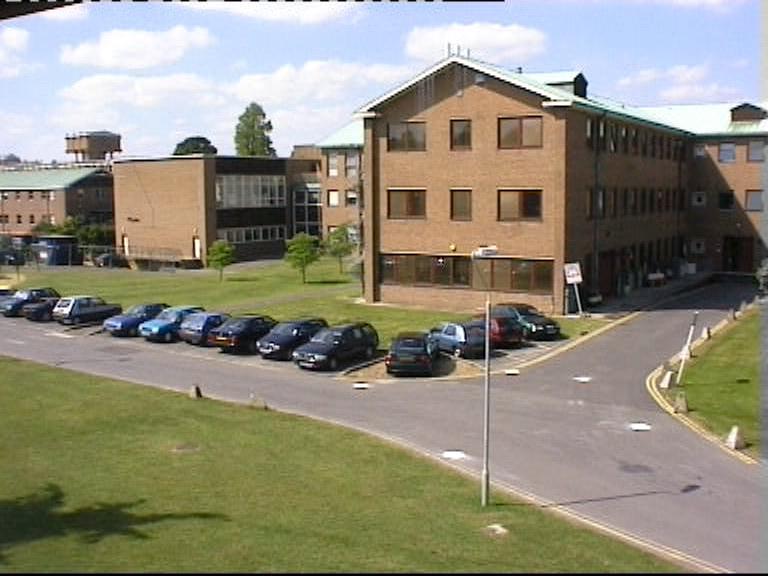
//> input picture envparams/samples/PETs1_samples/00000.jpg, 768 x 576 px; the run also reads 1 picture not shown here
$ ./avgattenmodel ../../envparams/samples/PETs1_samples/00000.jpg ../../envparams/samples/PETs1_samples/00001.jpg ../../envparams/samples/PETs1_samples/00001.jpg   (built with g++ and OpenCV 4, older OpenCV classes emulated)
//> lines starting //> are read from the running program, lines starting //| are printed output that depends on the picture
// ---
// Jay Danner
//
// This program runs evnparameters on foreground objects only.
// NOTE: run with the ../shadowdetection/samples instead!
// ---

#include <iostream>
#include "opencv2/opencv.hpp"
#include "opencv2/highgui/highgui.hpp"
#include "opencv2/nonfree/features2d.hpp"

using namespace std;
using namespace cv;

float frameAvgAttenuation(const cv::Mat& hsvFrame, const cv::Mat& hsvBg, const cv::Mat& fg);
float frameAvgAttenuationAll(const cv::Mat& hsvFrame, const cv::Mat& hsvBg, const cv::Mat& fg);

float frameAvgAttenuationHSV(const cv::Mat& frame, const cv::Mat& bg, const cv::Mat& fg);
float frameAvgAttenuationHSP(const cv::Mat& frame, const cv::Mat& bg, const cv::Mat& fg);
float frameAvgAttenuationHSI(const cv::Mat& frame, const cv::Mat& bg, const cv::Mat& fg);
float frameAvgAttenuationHSL(const cv::Mat& frame, const cv::Mat& bg, const cv::Mat& fg);
float frameAvgAttenuationLuma(const cv::Mat& frame, const cv::Mat& bg, const cv::Mat& fg);
float frameAvgAttenuationW3C(const cv::Mat& frame, const cv::Mat& bg, const cv::Mat& fg);
float frameAvgAttenuationNorm(const cv::Mat& frame, const cv::Mat& bg, const cv::Mat& fg);

float frameAvgAttenuationHSV_RGB(const cv::Mat& frame, const cv::Mat& bg, const cv::Mat& fg);
float frameAvgAttenuationHSP_RGB(const cv::Mat& frame, const cv::Mat& bg, const cv::Mat& fg);
float frameAvgAttenuationHSI_RGB(const cv::Mat& frame, const cv::Mat& bg, const cv::Mat& fg);
float frameAvgAttenuationHSL_RGB(const cv::Mat& frame, const cv::Mat& bg, const cv::Mat& fg);
float frameAvgAttenuationLuma_RGB(const cv::Mat& frame, const cv::Mat& bg, const cv::Mat& fg);
float frameAvgAttenuationW3C_RGB(const cv::Mat& frame, const cv::Mat& bg, const cv::Mat& fg);
float frameAvgAttenuationNorm_RGB(const cv::Mat& frame, const cv::Mat& bg, const cv::Mat& fg);

Scalar frameAvgColorShift(const cv::Mat& frame, const cv::Mat& bg, const cv::Mat& shadows);
float frameAvgRGShift(const cv::Mat& frame, const cv::Mat& bg, const cv::Mat& shadows);

float ratioSIFT(Mat img, float contrastRatio);

int main(int argc, char** argv) {

  if(argc > 3) {
    cout << "\n'Oak's words echoed... there is a time and a place for everything!' Run with $shadowdetection samples!" << endl;
    cout << "\n---" << endl;
    cout << "> Opening image " << argv[1] << "..." << endl;
    cout << "> Opening background " << argv[2] << "..." << endl;
    cout << "> Opening shadows " << argv[3] << "..." << endl;
  } else {
    cout << "Not enough inputs specified: exiting" << endl;
    exit(0);
  }

  Mat img = imread(argv[1], CV_LOAD_IMAGE_COLOR);
//> img is the input picture: 576 rows x 768 cols, CV_8UC3; mean B, G, R 123.2, 139.5, 143.5
  Mat bg = imread(argv[2]);
  Mat shadows = imread(argv[3], CV_LOAD_IMAGE_GRAYSCALE);
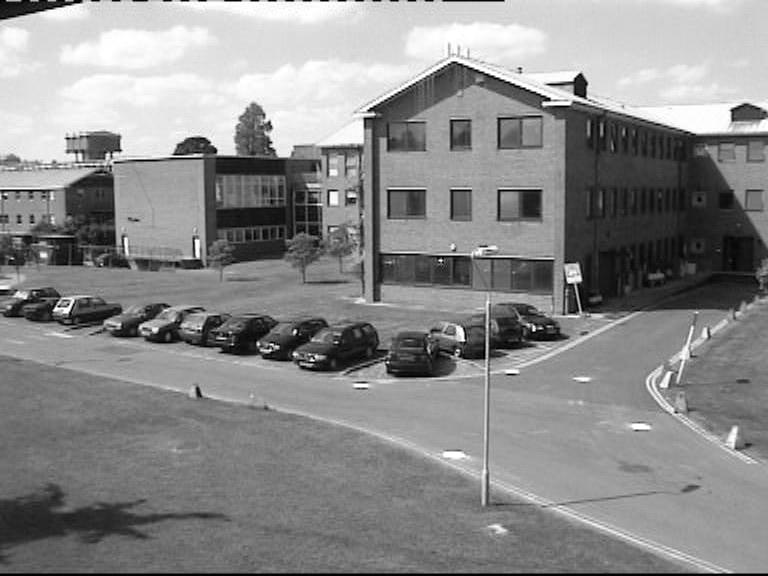
//> shadows: 576 rows x 768 cols, CV_8UC1; min 0, max 255, mean 138.8

  if (!img.data) {
    cout << "Image failed to open." << endl;
    return -1;
  }

  Mat orig_shadows = shadows.clone();

  // thresh shadows to fg objects
  threshold(shadows, shadows, 0, 255, THRESH_BINARY);
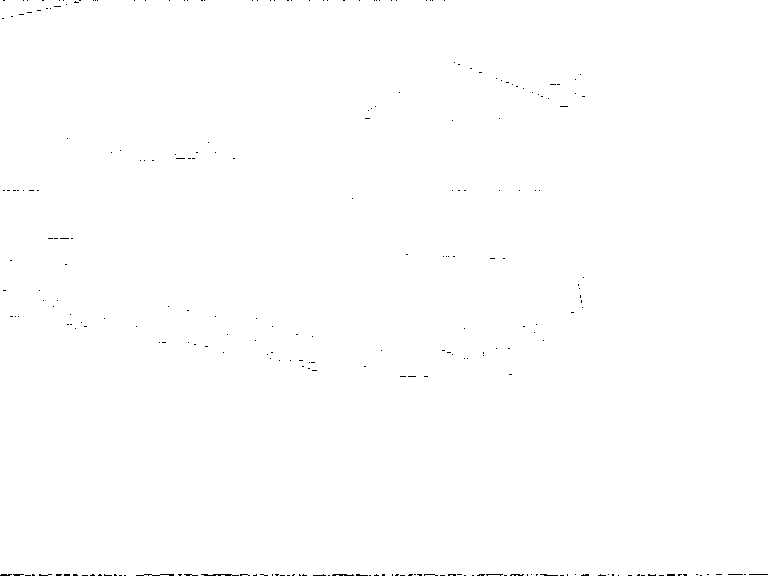
//> shadows: 576 rows x 768 cols, CV_8UC1; 99.8% white; black in thin lines or dots

  Mat imgHSV, bgHSV;
  cvtColor(img, imgHSV, CV_RGB2HSV);
//> imgHSV: 576 rows x 768 cols, CV_8UC3; mean H, S, V 79.7, 69.8, 152.1
  cvtColor(bg, bgHSV, CV_RGB2HSV);
//> bgHSV: 576 rows x 768 cols, CV_8UC3; mean H, S, V 79.5, 70, 152.1

  vector<Mat> hsv_channels;
  split(imgHSV, hsv_channels);
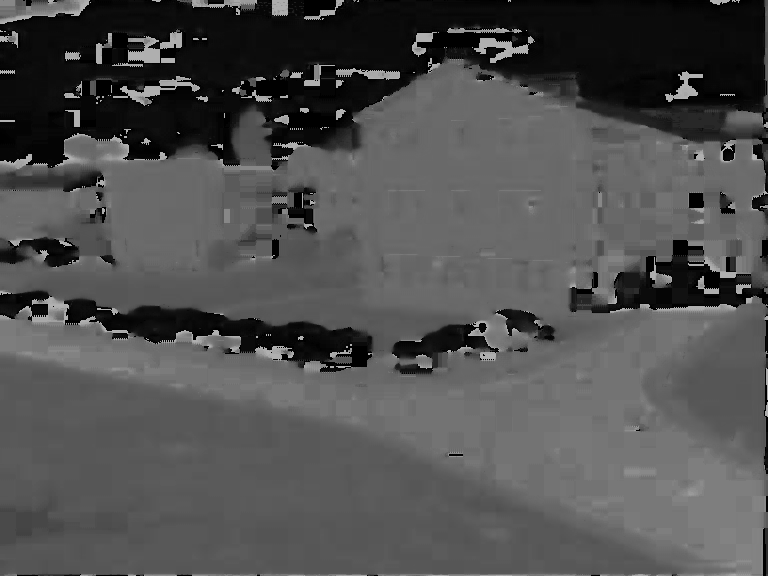
//> hsv_channels[0]: 576 rows x 768 cols, CV_8UC1; min 0, max 179, mean 79.7
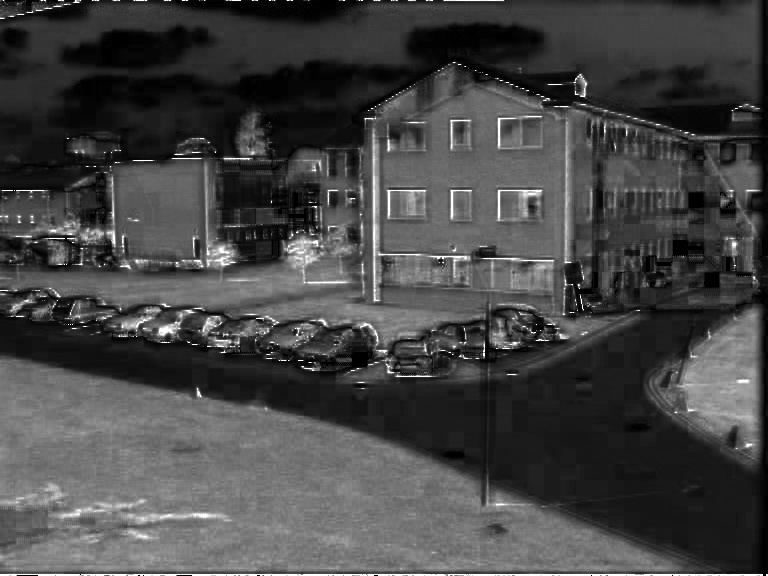
//> hsv_channels[1]: 576 rows x 768 cols, CV_8UC1; min 0, max 255, mean 69.8
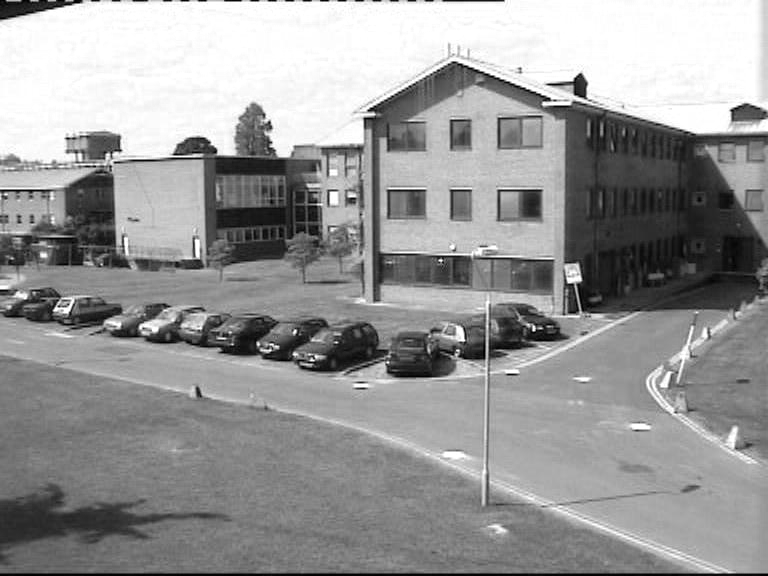
//> hsv_channels[2]: 576 rows x 768 cols, CV_8UC1; min 0, max 255, mean 152.1

  vector<Mat> hsv_bg_channels;
  split(bgHSV, hsv_bg_channels);
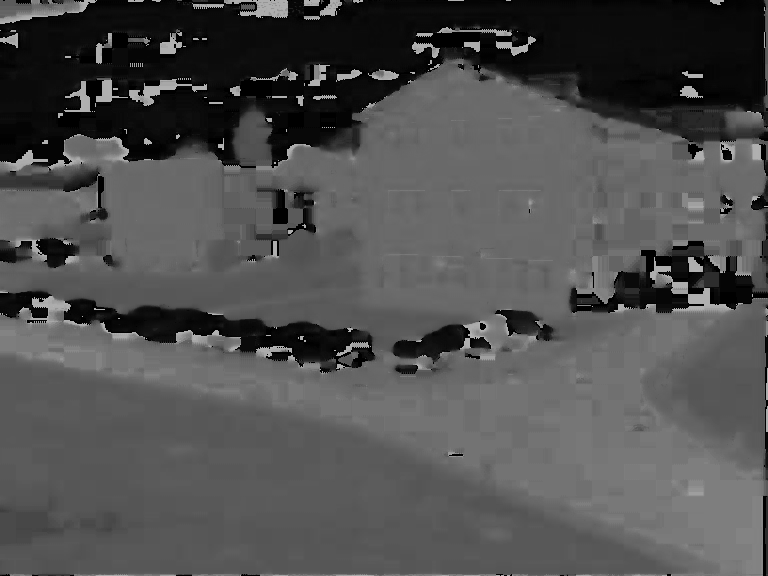
//> hsv_bg_channels[0]: 576 rows x 768 cols, CV_8UC1; min 0, max 179, mean 79.5
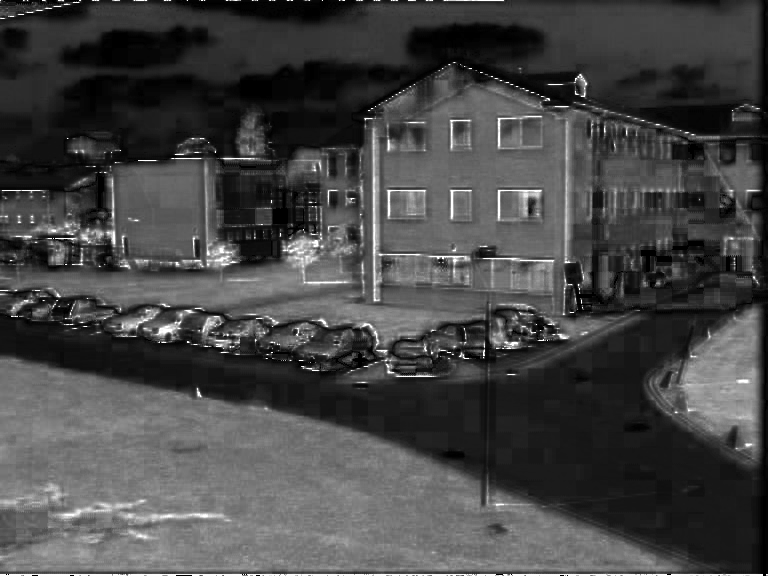
//> hsv_bg_channels[1]: 576 rows x 768 cols, CV_8UC1; min 0, max 255, mean 70

  float rS = ratioSIFT(hsv_channels[1], 0.01);
//> in ratioSIFT, `detector.detect(img, keypoints);`: keypoints = 1857 keypoints; strongest (x, y, size): (438, 257, 2.3), (58, 296, 2.2), (443, 257, 2.1), (198, 393, 3)
//> in ratioSIFT, `numSIFT = keypoints.size();`: numSIFT = 1857
//> in ratioSIFT, `detector_lowc.detect(img, keypoints_lowc);`: keypoints_lowc = 5592 keypoints; strongest (x, y, size): (438, 257, 2.3), (58, 296, 2.2), (443, 257, 2.1), (198, 393, 3)
//> in ratioSIFT, `numSIFT_lowc = keypoints_lowc.size();`: numSIFT_lowc = 5592
//> rS = 0.668
  float bgrS = ratioSIFT(hsv_bg_channels[1], 0.01);
//> in ratioSIFT (call 2), `detector.detect(img, keypoints);`: keypoints = 1890 keypoints; strongest (x, y, size): (58, 295, 2.5), (443, 257, 2.1), (177, 264, 2.7), (199, 394, 3)
//> in ratioSIFT (call 2), `detector_lowc.detect(img, keypoints_lowc);`: keypoints_lowc = 5588 keypoints; strongest (x, y, size): (58, 295, 2.5), (443, 257, 2.1), (177, 264, 2.7), (199, 394, 3)
//> bgrS = 0.662

  // [12 lines of commented-out code are left out]

  float avgattenHSV_RGB = frameAvgAttenuationHSV_RGB(img, bg, shadows);
  // [6 lines of commented-out code are left out]

  Scalar rgbShift = frameAvgColorShift(img, bg, orig_shadows);
  float rgShift = frameAvgRGShift(img, bg, orig_shadows);

  float siftMult = (float)rS/(float)bgrS;

  //cerr << (float)avgattenhsv << "," << rgShift - (float)rgbShift[0] << endl;
  //cerr << (float)avgattenhsp << "," << rgShift - (float)rgbShift[0] << endl;
  //cerr << (float)avgattenHSV_RGB << "," << rgShift - (float)rgbShift[0] << endl;
  cerr << (float)avgattenHSV_RGB*(float)siftMult << "," << rgShift - (float)rgbShift[0] << endl;
  // [5 lines of commented-out code are left out]

	return 0;
}

// [398 lines left out: functions frameAvgAttenuation, frameAvgAttenuationAll, frameAvgAttenuationHSV, frameAvgAttenuationHSP, frameAvgAttenuationHSI, frameAvgAttenuationHSL and 3 more, not called in this run]

float frameAvgAttenuationHSV_RGB(const cv::Mat& frame, const cv::Mat& bg, const cv::Mat& fg) {
	float avgAtten = 0;
  float magdiff = 0;
  float stdDev = 0;
  vector<float> data;
  vector<float> data_rgb;

	for (int y = 0; y < frame.rows; ++y) {
		const uchar* fgPtr = fg.ptr(y);
		const uchar* framePtr = frame.ptr(y);
		const uchar* bgPtr = bg.ptr(y);
		for (int x = 0; x < frame.cols; ++x) {

			Scalar frVec(     framePtr[x*3],
                        framePtr[x*3+1],
                        framePtr[x*3+2]);
			Scalar frToBgVec( bgPtr[x*3] -   framePtr[x*3],
                        bgPtr[x*3+1] - framePtr[x*3+1],
                        bgPtr[x*3+2] - framePtr[x*3+2]);
			Scalar bgVec(     bgPtr[x*3],
                        bgPtr[x*3+1],
                        bgPtr[x*3+2]);


			//double frBrightness = max((double)abs(frToBgVec[0]), (double)abs(frToBgVec[1]));
			//frBrightness = max((double)abs(frToBgVec[2]), abs(frBrightness));

      double frBrightness;

      // this should retain signs
      if( (double)abs(frToBgVec[0]) > (double)abs(frToBgVec[1]) ) frBrightness = frToBgVec[0];
      else frBrightness = frToBgVec[1];
      if( (double)abs(frToBgVec[2]) > (double)abs(frBrightness) ) frBrightness = frToBgVec[2];

			double bgBrightness = max((double)bgVec[0], (double)bgVec[1]);
			bgBrightness = max((double)bgVec[2], bgBrightness);

			double atten = std::min(frBrightness / bgBrightness, 1.0);

			if (fgPtr[x] > 0 && atten > 0.0) {
        data.push_back(atten);
        data_rgb.push_back(frBrightness/255.0);
			}
		}
	}
//> after the loop, data = 206936 items; data_rgb = 206936 items

  // calculate mean
  for(int i = 0; i < data.size(); i++) {
    avgAtten += data[i];
  }
//> this loop made 206936 passes
//> avgAtten on passes 1 to 3: 0.3, 0.856, 0.877
//> after the loop, avgAtten = 8742.5
  avgAtten /= data.size();
//> avgAtten = 0.0422

  // calculate mean rgb diff
  // %rgb shift (x param)
  for(int i = 0; i < data_rgb.size(); i++) {
    magdiff += data_rgb[i];
  }
//> this loop made 206936 passes
//> magdiff on passes 1 to 3: 0.0118, 0.0314, 0.0431
//> after the loop, magdiff = 3425.1
  magdiff /= data_rgb.size();
//> magdiff = 0.0166

  // calculate stddev
  for(int i = 0; i < data.size(); i++) {
    stdDev += pow(data[i]-avgAtten, 2);
  }
//> this loop made 206936 passes
//> stdDev on passes 1 to 3: 0.0664, 0.33, 0.33
//> after the loop, stdDev = 829
  stdDev = sqrt(stdDev/(float)data.size());
//> stdDev = 0.0633

  // 1-%hsv shift (y param)
  float invAvgAtten = 1.0 - avgAtten;
//> invAvgAtten = 0.958
  float invStdDev = 1.0 - stdDev;
//> invStdDev = 0.937
  float invMagdiff = 1.0 - magdiff;
//> invMagdiff = 0.983

  // relating equation (coneR1_brightness.ods)
  double shift_amount = (-0.0758149245)*log(magdiff) - (0.149215643);
//> shift_amount = 0.162
//> in main, `float avgattenHSV_RGB = frameAvgAttenuationHSV_RGB(img, bg, shadows);`: avgattenHSV_RGB = 1.1

  // [4 lines of commented-out code are left out]
  return (invMagdiff*invAvgAtten) + shift_amount;
  //return invAvgAtten + (shift_amount / invMagdiff);
  //return invAvgAtten + (shift_amount / magdiff);

}

// [399 lines left out: functions frameAvgAttenuationHSP_RGB, frameAvgAttenuationHSI_RGB, frameAvgAttenuationHSL_RGB, frameAvgAttenuationLuma_RGB, frameAvgAttenuationW3C_RGB, frameAvgAttenuationNorm_RGB, not called in this run]

Scalar frameAvgColorShift(const cv::Mat& frame, const cv::Mat& bg, const cv::Mat& shadows) {
  Scalar rgbShift = Scalar(0,0,0);
	int count = 0;

	for (int y = 0; y < frame.rows; ++y) {
		const uchar* fgPtr = shadows.ptr(y);
		const uchar* framePtr = frame.ptr(y);
		const uchar* bgPtr = bg.ptr(y);
		for (int x = 0; x < frame.cols; ++x) {

			Scalar frVec(     framePtr[x*3],
                        framePtr[x*3+1],
                        framePtr[x*3+2]);
			Scalar frToBgVec( bgPtr[x*3] -   framePtr[x*3],
                        bgPtr[x*3+1] - framePtr[x*3+1],
                        bgPtr[x*3+2] - framePtr[x*3+2]);
			Scalar bgVec(     bgPtr[x*3],
                        bgPtr[x*3+1],
                        bgPtr[x*3+2]);

			if (fgPtr[x] == 127) {
        rgbShift += frToBgVec;
				++count;
			}
		}
	}
//> this loop made 576 passes
//> (rgbShift, count) on passes 1 to 3: (Scalar(0), 0), (Scalar(-25, -19, -29), 9), (Scalar(-25, -19, -29), 9)
//> after the loop, rgbShift = Scalar(-611, 575, 297); count = 3657

	if (count > 0) {
		rgbShift /= count;
//> rgbShift = Scalar(-0.167, 0.157, 0.0812)
	}

	return rgbShift;
}

float frameAvgRGShift(const cv::Mat& frame, const cv::Mat& bg, const cv::Mat& shadows) {
  Scalar rgbShift = Scalar(0,0,0);
	int count = 0;

	for (int y = 0; y < frame.rows; ++y) {
		const uchar* fgPtr = shadows.ptr(y);
		const uchar* framePtr = frame.ptr(y);
		const uchar* bgPtr = bg.ptr(y);
		for (int x = 0; x < frame.cols; ++x) {

			Scalar frVec(     framePtr[x*3],
                        framePtr[x*3+1],
                        framePtr[x*3+2]);
			Scalar frToBgVec( bgPtr[x*3] -   framePtr[x*3],
                        bgPtr[x*3+1] - framePtr[x*3+1],
                        bgPtr[x*3+2] - framePtr[x*3+2]);
			Scalar bgVec(     bgPtr[x*3],
                        bgPtr[x*3+1],
                        bgPtr[x*3+2]);

      //float rgShift = (frToBgVec[1]+frToBgVec[2])/2.0;

			if (fgPtr[x] == 127) {
        rgbShift += frToBgVec;
				++count;
			}
		}
	}
//> after the loop, rgbShift = Scalar(-611, 575, 297); count = 3657

	if (count > 0) {
		rgbShift /= count;
//> rgbShift = Scalar(-0.167, 0.157, 0.0812)
	}
  float rgShift = (rgbShift[1]+rgbShift[2])/2.0;
//> rgShift = 0.119
//> in main, `float siftMult = (float)rS/(float)bgrS;`: siftMult = 1.01

	return rgShift;
}

float ratioSIFT(Mat img, float contrastRatio) {

  // start SIFT analysis
  int numSIFT;
  int numSIFT_lowc;

  // default is 0.04 for contrast threshold
  SiftFeatureDetector detector;
  SiftFeatureDetector detector_lowc(0,3,contrastRatio,10,1.6);

  vector<KeyPoint> keypoints;
  Mat descriptors;
  ///
  detector.detect(img, keypoints);
  detector.compute(img, keypoints, descriptors);
  ///
  numSIFT = keypoints.size();

  vector<KeyPoint> keypoints_lowc;
  Mat descriptors_lowc;
  ///
  detector_lowc.detect(img, keypoints_lowc);
  detector_lowc.compute(img, keypoints_lowc, descriptors_lowc);
  ///
  numSIFT_lowc = keypoints_lowc.size();

  //return numSIFT - numSIFT_lowc;
  return 1-((float)numSIFT/(float)numSIFT_lowc);
}
